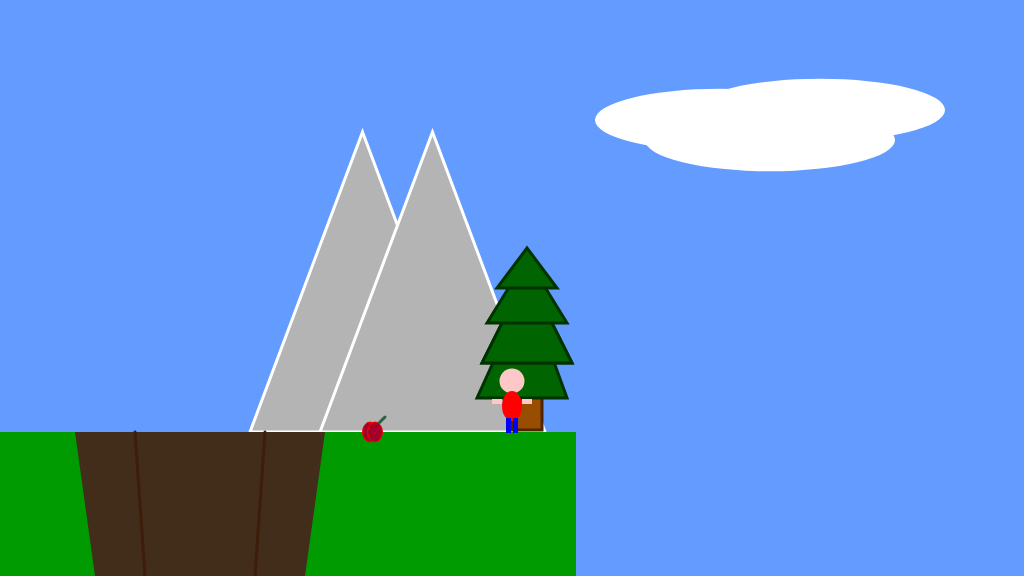
Frame 1 (no input)
Frame 60 (no input): identical to frame 1, image omitted
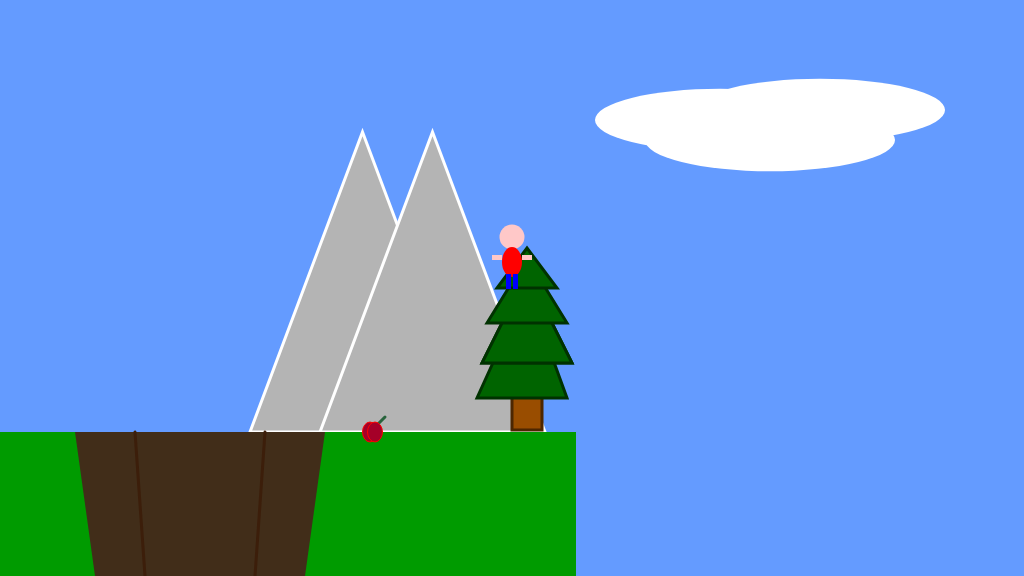
Frame 120 (the mouse pressed at the canvas centre since frame 60)

The p5.js sketch that drew these frames (run headless with seeded random() and noise() and a simulated clock; from frame 60 on, the mouse is pressed at the canvas centre):

// p5.js sketch
// ── sketch.js
/*

The Game Project

2b - using variables

*/

var floorPos_y;

var gameChar_x;
var gameChar_y;

var treePos_x;
var treePos_y;

var canyon;
var collectable;

var mountain;
var cloud;


function setup()
{
	createCanvas(1024, 576);
	floorPos_y = 432; //NB. we are now using a variable for the floor position

	//NB. We are now using the built in variables height and width
	gameChar_x = width/2;
	gameChar_y = floorPos_y;

	treePos_x = width/2;
	treePos_y = height/2 + 62;
    
    // set canyon position and width
    canyon = {x_pos: 200,	width: 250};
    
    // set collectable position and size
    collectable = {x_pos: 370, y_pos: 432, size: 15};
    
    // set mountain position and size
    mountain = {x_pos: 250, y_pos: floorPos_y, width: 225, height: 300, offset: 70};
    
    // set cloud position and size
    cloud = {x_pos: 720, y_pos: 120, size: 250};
}

function draw()
{
	background(100, 155, 255); //fill the sky blue


    
    
    //draw mountain
    noStroke();
    fill(180, 180, 180);
    stroke(255, 255, 255);
    strokeWeight(3);
    triangle(mountain.x_pos, mountain.y_pos ,mountain.x_pos + mountain.width, 
             mountain.y_pos, mountain.x_pos + mountain.width/2, mountain.y_pos - mountain.height);
    triangle(mountain.x_pos + mountain.offset, mountain.y_pos, mountain.x_pos + mountain.offset + mountain.width,
             mountain.y_pos, mountain.x_pos + mountain.offset + mountain.width/2, mountain.y_pos - mountain.height);
    
    
    
	noStroke();
	fill(0, 155, 0);
	rect(0, floorPos_y, height, width - floorPos_y); //draw some green ground
    
    
    

	//draw cloud
    noStroke();
    fill(255,255,255);
    ellipse(cloud.x_pos,cloud.y_pos,cloud.size,cloud.size/4);
    ellipse(cloud.x_pos+50,cloud.y_pos+20,cloud.size,cloud.size/4);
    ellipse(cloud.x_pos+100,cloud.y_pos-10,cloud.size,cloud.size/4);

	//noStroke();
	//fill(255);
	//text("cloud", 200, 100);


    
    
    
    //draw tree
    stroke(77, 38, 0);
    strokeWeight(3);
    fill(153, 77, 0);
    //rect(850,352,30,80);
    rect(treePos_x,treePos_y,30,80);
    
    stroke(0, 50, 0);
    strokeWeight(3);
    fill(0, 100, 0);
    triangle(treePos_x-35,treePos_y+48,treePos_x+55,treePos_y+48,treePos_x+15,treePos_y-62);
    triangle(treePos_x-30,treePos_y+13,treePos_x+60,treePos_y+13,treePos_x+15,treePos_y-77);
    triangle(treePos_x-30,treePos_y+13,treePos_x+60,treePos_y+13,treePos_x+15,treePos_y-77);
    triangle(treePos_x-25,treePos_y-27,treePos_x+55,treePos_y-27,treePos_x+15,treePos_y-92);
    triangle(treePos_x-15,treePos_y-62,treePos_x+45,treePos_y-62,treePos_x+15,treePos_y-102);
    
    
    
    
    //draw canyon
    noStroke();
    fill(65,45,25);
    beginShape();
    vertex(canyon.x_pos - (canyon.width/2)       ,432);  
    vertex(canyon.x_pos - (canyon.width/2) + 20  ,576);  
    vertex(canyon.x_pos + (canyon.width/2) - 20  ,576);  
    vertex(canyon.x_pos + (canyon.width/2)       ,432);
    vertex(canyon.x_pos + (canyon.width/2) - 60  ,432);
    vertex(canyon.x_pos - (canyon.width/2) + 60  ,432);
    endShape(CLOSE);



    stroke(60,30,10);
    line(canyon.x_pos - (canyon.width/2) + 60 ,432, canyon.x_pos - (canyon.width/2) + 70,576);
    line(canyon.x_pos + (canyon.width/2) - 60 ,432, canyon.x_pos + (canyon.width/2) - 70,576);
    
    /*    // part of canyon that has to go behind mountain
    noStroke();
    fill(100, 155, 255);
    stroke(100, 155, 255);
    beginShape();
    vertex(canyon.x_pos - (canyon.width/2)       ,432);  
    vertex(canyon.x_pos + (canyon.width/2)       ,432);
    vertex(canyon.x_pos + (canyon.width/2) - 60 ,485);
    vertex(canyon.x_pos - (canyon.width/2) + 60 ,485);
    endShape(CLOSE);
    */
    
     //draw collectable
    stroke(40,100,60);
    strokeWeight(3);
    line(collectable.x_pos,collectable.y_pos,collectable.x_pos + collectable.size, collectable.y_pos - collectable.size);
    noStroke();
    fill(165,0,40);
    strokeWeight(1);
    stroke(255,0,0);
    ellipse(collectable.x_pos,collectable.y_pos,collectable.size,collectable.size * 1.33);
    ellipse(collectable.x_pos + collectable.size * .333 ,collectable.y_pos,collectable.size,collectable.size * 1.33);
    noFill();

    
    
    
    //draw character here
    //standing-front
    //head
    noStroke();
    fill(255,200,200);
    ellipse(gameChar_x,gameChar_y-51,25);
    //torso
    fill(255,0,0);
    ellipse(gameChar_x,gameChar_y-26,20,30);
    //arms
    fill(255,200,200);
    rect(gameChar_x -20,gameChar_y-33,10,5);
    rect(gameChar_x +10,gameChar_y-33,10,5);
    //legs
    fill(0,0,255);
    rect(gameChar_x -6,gameChar_y-14,5,15);
    rect(gameChar_x +1,gameChar_y-14,5,15);
    
    

    

}

function mousePressed()
{


    gameChar_x = mouseX;
    gameChar_y = mouseY;
    


}
